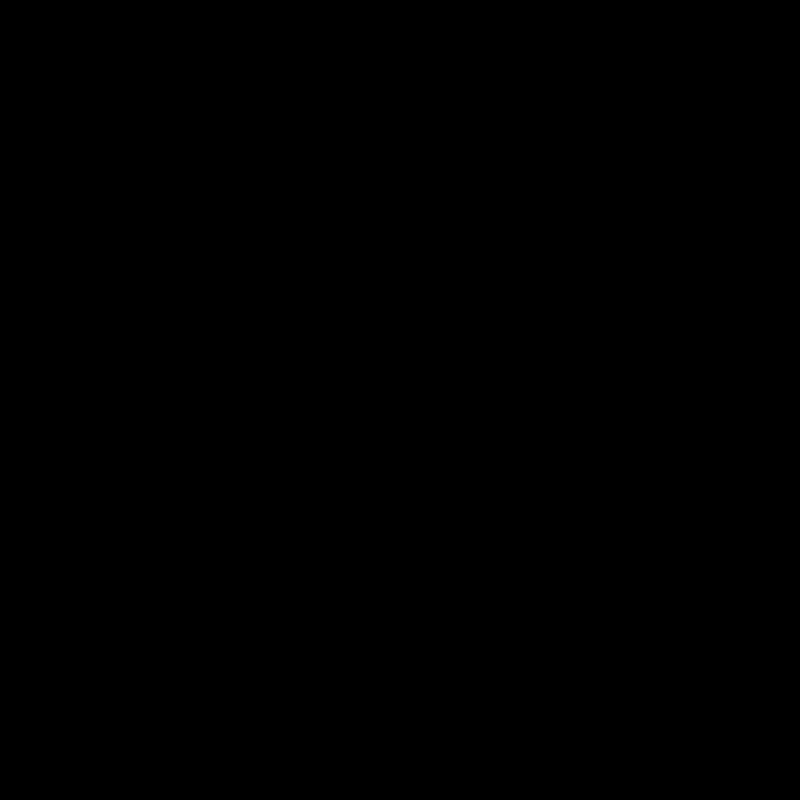
Frame 1 (no input)
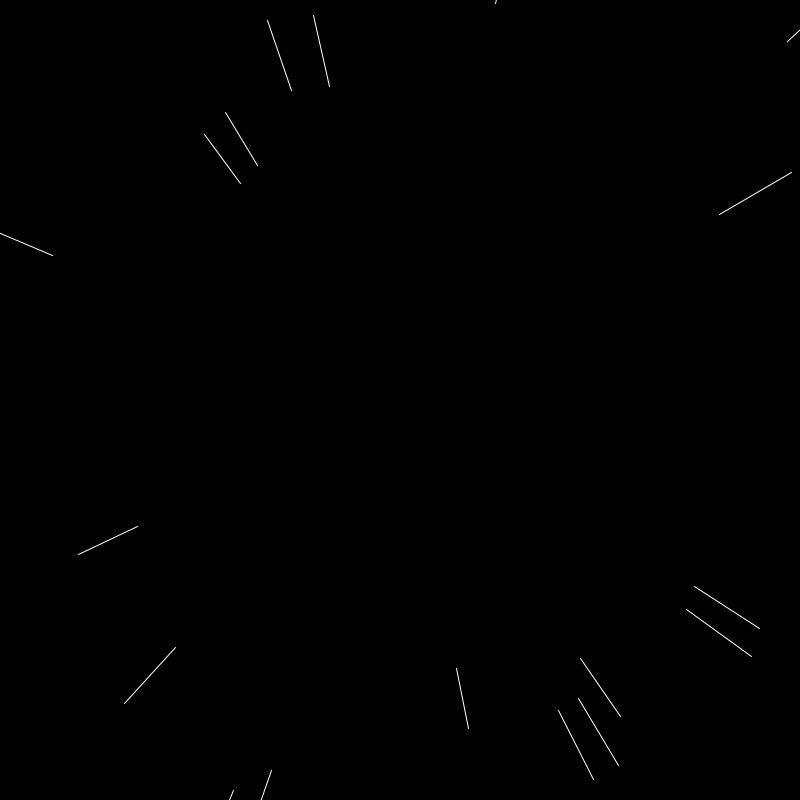
Frame 60 (the mouse pressed at the canvas centre just before this capture)
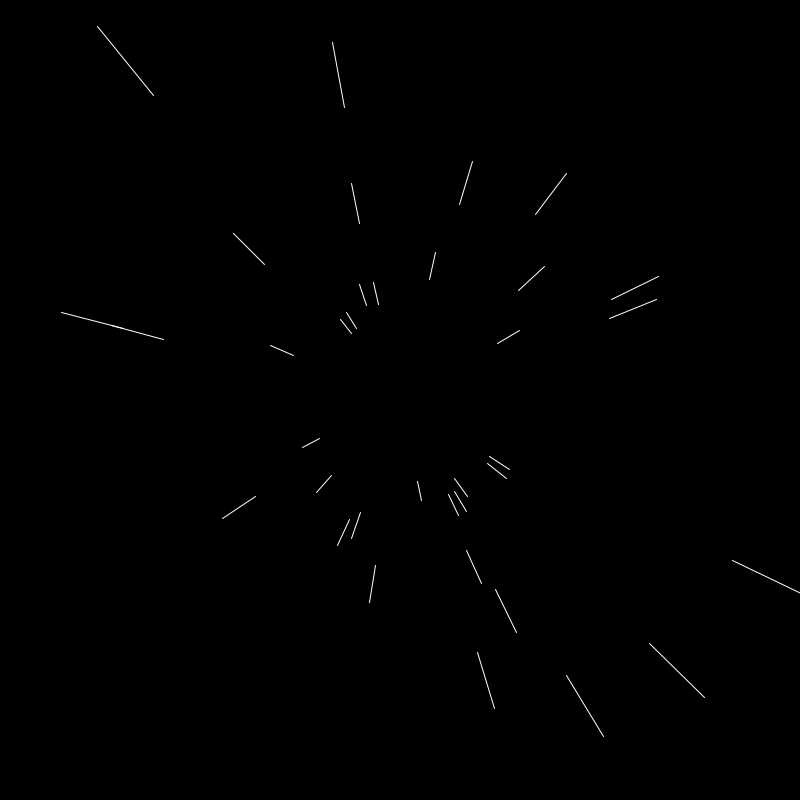
Frame 120 (the mouse held since frame 60 and released just before this capture)

The Processing sketch that drew these frames (run headless with seeded random() and noise(); from frame 60 on, the mouse is pressed at the canvas centre):

// Processing sketch: Space_travel
// ── Space_travel.pde
star[] v = new star[100];
float speed = 1.02;

void setup()
{
  size(800, 800);
  frameRate(60);
  stroke(255);
  strokeWeight(1);
  fill(255);
  for(int i = 0; i < 100; i++)
  {
    float rand = random(-width, width);
    v[i] = new star(rand, pow(-1, i) * sqrt(width * width - rand * rand), random(0, 240));
  }
}

void draw()
{
  background(0);
  translate(width / 2, height / 2);
  for(int i = 0; i < 100; i++)
  {
    v[i].display();
    v[i].move();
    if(abs(v[i].headx * v[i].heady) < 10)
    {
      float rand = random(-width, width);
      v[i] = new star(rand, pow(-1, i) * sqrt(width * width - rand * rand), 0);
    }
  }
}

void keyPressed()
{
  if(key == '=')
    speed += 0.01;
  else if(key == '-')
    speed -= 0.01;
}

// ── star.pde
class star
{
  float headx, heady, time;

  star(float theadx, float theady, float ttime)
  {
    headx = theadx;
    heady = theady;
    time = ttime;
  }

  void move()
  {
    if (time <= 0)
    {
      headx /= speed;
      heady /= speed;
    } else
      time--;
  }

  void display()
  {
    line(headx, heady, headx * 1.2 * speed, heady * 1.2 * speed);
  }
}
